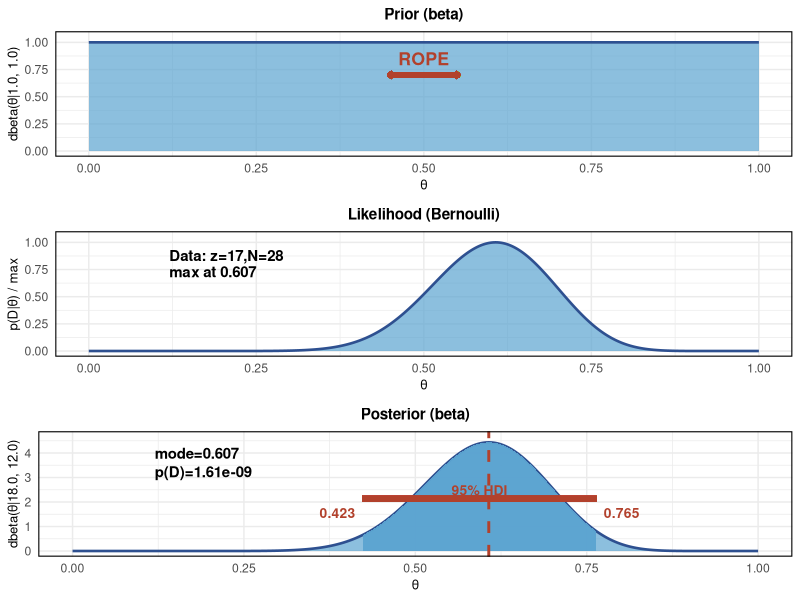

This figure's R source:
# ╔═══════════════════════════════════════════════════════════════════╗
# ║  C程序 vs Python程序性能比较 - 交互式分析脚本                      ║
# ║  可修改的参数快速分析版本                                           ║
# ╚═══════════════════════════════════════════════════════════════════╝

# ════════════════════════════════════════════════════════════════════
# 【用户可修改参数】
# ════════════════════════════════════════════════════════════════════

# 实验参数
n <- 28              # 总样本量
z <- 17              # C程序较快的次数
p0 <- 0.5            # 零假设的概率

# 贝叶斯先验参数（Beta分布）
a_prior <- 1         # Beta分布形状参数α (1=无信息先验)
b_prior <- 1         # Beta分布形状参数β (1=无信息先验)

# ROPE区间（实际意义的等价区间）
rope_lower <- 0.45
rope_upper <- 0.55

# 输出选项
save_plots <- TRUE   # 是否保存图表
plot_width <- 8.5    # 图表宽度
plot_height <- 10.5  # 图表高度
plot_dpi <- 300      # 图表分辨率

# ════════════════════════════════════════════════════════════════════
# 【分析代码 - 通常不需要修改】
# ════════════════════════════════════════════════════════════════════

library(ggplot2)
library(gridExtra)

# 计算后验参数
a_posterior <- a_prior + z
b_posterior <- b_prior + (n - z)

# 打印标题
cat("\n")
cat("╔═══════════════════════════════════════════════════════════════════╗\n")
cat("║              C程序 vs Python程序性能对比分析                       ║\n")
cat(sprintf("║                    (样本量：%d 对程序)\n", n))
cat("╚═══════════════════════════════════════════════════════════════════╝\n")

# ─────────────────────────────────────────────────────────────────────
# 1. 频率主义分析
# ─────────────────────────────────────────────────────────────────────

cat("\n【频率主义分析】\n")
cat("─────────────────────────────────────────────\n")

p_hat <- z / n
se <- sqrt(p0 * (1 - p0) / n)
z_value <- (p_hat - p0) / se
p_value <- 2 * pnorm(-abs(z_value))

cat(sprintf("样本比例：%.4f (%d/%d = %.2f%%)\n", p_hat, z, n, p_hat * 100))
cat(sprintf("标准误：%.6f\n", se))
cat(sprintf("Z统计量：%.4f\n", z_value))
cat(sprintf("p值（双尾）：%.4f\n", p_value))
cat(sprintf("结论：%s\n", ifelse(p_value < 0.05, "✓ 拒绝H₀ - 显著差异", "✗ 无法拒绝H₀ - 无显著差异")))

# 二项检验
binom_result <- binom.test(z, n, p0, alternative = "two.sided")
cat(sprintf("二项检验p值：%.4f\n", binom_result$p.value))

# ─────────────────────────────────────────────────────────────────────
# 2. 贝叶斯分析
# ─────────────────────────────────────────────────────────────────────

cat("\n【贝叶斯分析】\n")
cat("─────────────────────────────────────────────\n")

# 计算关键统计量
prior_mode <- (a_prior - 1) / (a_prior + b_prior - 2)
prior_mean <- a_prior / (a_prior + b_prior)
prior_quantiles <- qbeta(c(0.025, 0.975), a_prior, b_prior)

posterior_mode <- (a_posterior - 1) / (a_posterior + b_posterior - 2)
posterior_mean <- a_posterior / (a_posterior + b_posterior)
posterior_quantiles <- qbeta(c(0.025, 0.975), a_posterior, b_posterior)

p_D <- beta(z + a_prior, (n - z) + b_prior) / beta(a_prior, b_prior)

cat(sprintf("\n先验分布：Beta(%.1f, %.1f)\n", a_prior, b_prior))
cat(sprintf("  Mode：%.4f  均值：%.4f\n", prior_mode, prior_mean))
cat(sprintf("  95%% CI：[%.4f, %.4f]\n", prior_quantiles[1], prior_quantiles[2]))

cat(sprintf("\n后验分布：Beta(%.1f, %.1f)\n", a_posterior, b_posterior))
cat(sprintf("  Mode：%.4f  均值：%.4f\n", posterior_mode, posterior_mean))
cat(sprintf("  95%% HDI：[%.4f, %.4f]\n", posterior_quantiles[1], posterior_quantiles[2]))
cat(sprintf("  边际似然 p(D)：%.4e\n", p_D))

cat(sprintf("\n贝叶斯推论：\n"))
cat(sprintf("  先验Mode %.4f → 后验Mode %.4f (变化 %.4f)\n", 
            prior_mode, posterior_mode, posterior_mode - prior_mode))
cat(sprintf("  不确定性下降：%.4f → %.4f\n",
            prior_quantiles[2] - prior_quantiles[1],
            posterior_quantiles[2] - posterior_quantiles[1]))

# ─────────────────────────────────────────────────────────────────────
# 3. 可视化
# ─────────────────────────────────────────────────────────────────────

cat("\n【生成图表】\n")
cat("─────────────────────────────────────────────\n")

# 生成θ序列
theta <- seq(0, 1, length.out = 1000)

# 计算密度
prior <- dbeta(theta, a_prior, b_prior)
likelihood <- theta^z * (1 - theta)^(n - z)
likelihood <- likelihood / max(likelihood)
posterior <- dbeta(theta, a_posterior, b_posterior)

df_prior <- data.frame(theta = theta, density = prior)
df_likelihood <- data.frame(theta = theta, density = likelihood)
df_posterior <- data.frame(theta = theta, density = posterior)

# 图1：先验
p1 <- ggplot(df_prior, aes(x = theta, y = density)) +
  geom_area(fill = "#5BA3D0", alpha = 0.7, color = NA) +
  geom_line(color = "#2E5090", linewidth = 0.9) +
  annotate("text", x = 0.5, y = max(prior) * 0.85,
           label = "ROPE", color = "#B2412C", fontface = "bold", size = 4.5) +
  geom_segment(aes(x = rope_lower, xend = rope_upper, y = max(prior) * 0.70, yend = max(prior) * 0.70),
               color = "#B2412C", linewidth = 2, arrow = arrow(ends = "both", length = unit(0.08, "cm"))) +
  xlim(0, 1) + ylim(0, max(prior) * 1.05) +
  labs(title = "Prior (beta)", x = "θ", y = sprintf("dbeta(θ|%.1f, %.1f)", a_prior, b_prior)) +
  theme_minimal() +
  theme(plot.title = element_text(hjust = 0.5, size = 11, face = "bold"),
        axis.title = element_text(size = 9.5),
        panel.border = element_rect(fill = NA, color = "black", linewidth = 0.75))

# 图2：似然
p2 <- ggplot(df_likelihood, aes(x = theta, y = density)) +
  geom_area(fill = "#5BA3D0", alpha = 0.7, color = NA) +
  geom_line(color = "#2E5090", linewidth = 0.9) +
  annotate("text", x = 0.12, y = max(likelihood) * 0.88,
           label = sprintf("Data: z=%d,N=%d", z, n),
           color = "black", fontface = "bold", size = 3.8, hjust = 0) +
  annotate("text", x = 0.12, y = max(likelihood) * 0.73,
           label = sprintf("max at %.3f", z/n),
           color = "black", fontface = "bold", size = 3.8, hjust = 0) +
  xlim(0, 1) + ylim(0, max(likelihood) * 1.05) +
  labs(title = "Likelihood (Bernoulli)", x = "θ", y = "p(D|θ) / max") +
  theme_minimal() +
  theme(plot.title = element_text(hjust = 0.5, size = 11, face = "bold"),
        axis.title = element_text(size = 9.5),
        panel.border = element_rect(fill = NA, color = "black", linewidth = 0.75))

# 图3：后验
p3 <- ggplot(df_posterior, aes(x = theta, y = density)) +
  geom_area(fill = "#5BA3D0", alpha = 0.7, color = NA) +
  geom_line(color = "#2E5090", linewidth = 0.9) +
  geom_area(data = df_posterior[df_posterior$theta >= posterior_quantiles[1] & 
                                df_posterior$theta <= posterior_quantiles[2], ],
            fill = "#5BA3D0", alpha = 0.95, color = NA) +
  geom_vline(xintercept = posterior_mode, color = "#B2412C", linetype = "dashed", linewidth = 1) +
  annotate("text", x = 0.12, y = max(posterior) * 0.90,
           label = sprintf("mode=%.3f", posterior_mode),
           color = "black", fontface = "bold", size = 3.8, hjust = 0) +
  annotate("text", x = 0.12, y = max(posterior) * 0.73,
           label = sprintf("p(D)=%.2e", p_D),
           color = "black", fontface = "bold", size = 3.8, hjust = 0) +
  geom_segment(aes(x = posterior_quantiles[1], xend = posterior_quantiles[2], 
                   y = max(posterior) * 0.48, yend = max(posterior) * 0.48),
               color = "#B2412C", linewidth = 2) +
  annotate("text", x = (posterior_quantiles[1] + posterior_quantiles[2])/2, y = max(posterior) * 0.56,
           label = "95% HDI", color = "#B2412C", fontface = "bold", size = 3.5, hjust = 0.5) +
  annotate("text", x = posterior_quantiles[1] - 0.01, y = max(posterior) * 0.35,
           label = sprintf("%.3f", posterior_quantiles[1]),
           color = "#B2412C", fontface = "bold", size = 3.5, hjust = 1) +
  annotate("text", x = posterior_quantiles[2] + 0.01, y = max(posterior) * 0.35,
           label = sprintf("%.3f", posterior_quantiles[2]),
           color = "#B2412C", fontface = "bold", size = 3.5, hjust = 0) +
  xlim(0, 1) + ylim(0, max(posterior) * 1.05) +
  labs(title = "Posterior (beta)", x = "θ", y = sprintf("dbeta(θ|%.1f, %.1f)", a_posterior, b_posterior)) +
  theme_minimal() +
  theme(plot.title = element_text(hjust = 0.5, size = 11, face = "bold"),
        axis.title = element_text(size = 9.5),
        panel.border = element_rect(fill = NA, color = "black", linewidth = 0.75))

# 组合并显示
combined <- gridExtra::grid.arrange(p1, p2, p3, ncol = 1, heights = c(1, 1, 1))
print(combined)

# 保存
if (save_plots) {
  ggsave("analysis_result.png", combined, width = plot_width, height = plot_height, dpi = plot_dpi)
  cat(sprintf("✓ 图表已保存：analysis_result.png\n"))
}

# ─────────────────────────────────────────────────────────────────────
# 4. 总结
# ─────────────────────────────────────────────────────────────────────

cat("\n【结论总结】\n")
cat("─────────────────────────────────────────────\n")
cat(sprintf("频率主义：Z=%.4f, p=%.4f → %s\n", 
            z_value, p_value, ifelse(p_value < 0.05, "显著", "不显著")))
cat(sprintf("贝叶斯：后验Mode=%.3f, HDI=[%.3f, %.3f] → 包含0.5,%s\n",
            posterior_mode, posterior_quantiles[1], posterior_quantiles[2],
            ifelse(posterior_quantiles[1] < 0.5 & posterior_quantiles[2] > 0.5, "不确定", "确定")))
cat("\n════════════════════════════════════════════════════════════════════\n\n")
